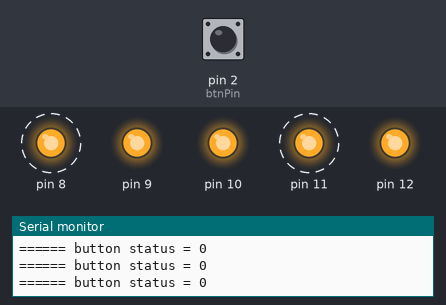
Bench run of a sketch on a simulated Arduino Uno, built with avr-gcc and run on an emulated ATmega328P. On the bench: output pins drawn as LEDs (lit = HIGH), the last lines printed to the serial monitor. Dashed ring = blinking. The test bench sets the inputs (shaded band); at power-on: pin 2 (btnPin) HIGH. Random numbers use the default seed unless the sketch sets one.

Above: at 1.2 s.
1.3 s: pin 2 (btnPin) pulled LOW for 0.15 s
At 2.0 s:
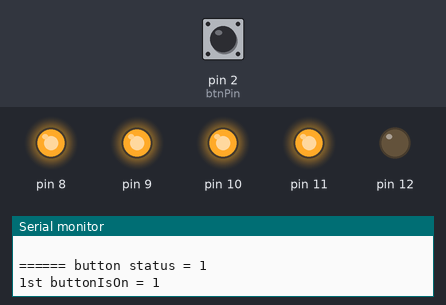
2.9 s: pin 2 (btnPin) pulled LOW for 3.2 s
9.1 s: pin 2 (btnPin) driven LOW
12.1 s: pin 2 (btnPin) driven HIGH
15.1 s: pin 2 (btnPin) pulsed LOW 2 times (0.12 s each, 0.3 s apart)
Timing chart, 0 to 18.1 s (numbered marks = the images above; inputs shaded):
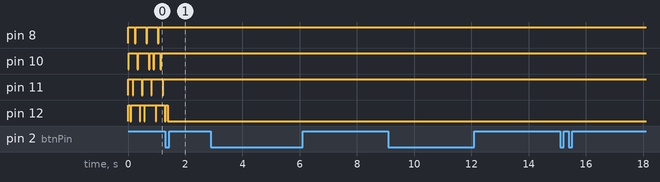

The sketch:

LED_Toggle_012.ino
```cpp
/**************************************************************************
  Title:       LED Toggle 012
  Date:        2014-08-11
  By:          April
  Edited by:   Michael

  Description:
  Randoming of LEDs can be stopped by pressing the button connected to pin 2
  Toggle is used to change the modes og LEDs
*****************************************************************************/
#define prtln(x)  Serial.println(x)
#define prt(x)    Serial.print(x)
#define btnPin 2

#define keybounceDelayMs  25

#define LED_ON   LOW
#define LED_OFF  HIGH

#define BTN_ON   LOW
#define BTN_OFF  HIGH

// Variables used for Button Status
boolean buttonIsOn;      // button state

// Variables for LED Status
boolean ledStopped;   // states if the LEDs are Randoming(true) or Stopped(false)

// Variables used for Randoming
int last;     // last random number
int randNo;   // Number Randommed

//////////////////////////////////////////////////////////
// SETUP //
void setup() {
  int x;                      // used for setup for randoming

  Serial.begin(9600);         // set SerialMonitor at 9600baud

  for(x = 8; x <= 12; x++) {  // set the LEDs as OUTPUT and HIGH(LED_OFF)
    pinMode(x, OUTPUT);
    digitalWrite(x, LED_OFF);
  }

  pinMode(btnPin, INPUT);     // set button as INPUT

  last       = -1;            // no random number yet
  buttonIsOn = false;         // set button state to false
  ledStopped  = false;          // set ledStopped to true(randoming)
}


////////////////////////////////////////////////////////
// MAIN LOOP //
void loop() {

  //** State: A

  //////// CHECLK BUTTON /////////
  if (((buttonIsOn == false) && (digitalRead(btnPin) == BTN_ON))   ||   // Button status changes temporarily
      ((buttonIsOn != false) && (digitalRead(btnPin) == BTN_OFF))) {

       prt("1st buttonIsOn = ");
       prtln(buttonIsOn);

    //** State: A'
    delay(keybounceDelayMs);                // Wait for a real button pressing

    //** State: Post-Delay
    if (((buttonIsOn == false) && (digitalRead(btnPin) == BTN_ON))   || // A real button presses action
        ((buttonIsOn != false) && (digitalRead(btnPin) == BTN_OFF))) {

       prt("2nd buttonIsOn = ");
       prtln(buttonIsOn);

       buttonIsOn = ~buttonIsOn;                    //***** Change button Status


       /////// LED MODE CONTROL ////////
       if(buttonIsOn != false) {                    // if the button is really pressed
          ledStopped = ~ledStopped;

          prt("ledMode = ");       //to verify the ledStopped in SerialMonitor
          prtln(ledStopped);
          prtln("    ");
       }
    }
  }

       prt("====== button status = ");
       prtln(buttonIsOn);

  //** State: A

  //////// RANDOM /////////
  if(ledStopped == false) {
    digitalWrite(last, LED_OFF);  // turn the LED in 'Stopped' mode off

    do {                          // re-random if the random no. is same as the last random no.
      randNo = random(8, 13);

//      prt("last=");
//      prtln(last);
//      prt("randNo=");
//      prtln(randNo);

  } while (randNo == last);

    digitalWrite(randNo, LED_ON);     // turn the LED on
    delay(30);

    digitalWrite(randNo, LED_OFF);    // turn the LED off
    delay(50);

    last = randNo;

//    prt("***** Set last=");
//    prtln(last);
//    prtln(" ");
  }

  ////// STOP /////////
  if(ledStopped != false) {
    digitalWrite(last, LED_ON);
  }
}
```

Measured:
- by itself, pin 8: alternates HIGH for 0.37 s and LOW for 0.03 s
- by itself, pin 11: alternates HIGH for 0.29 s and LOW for 0.03 s
